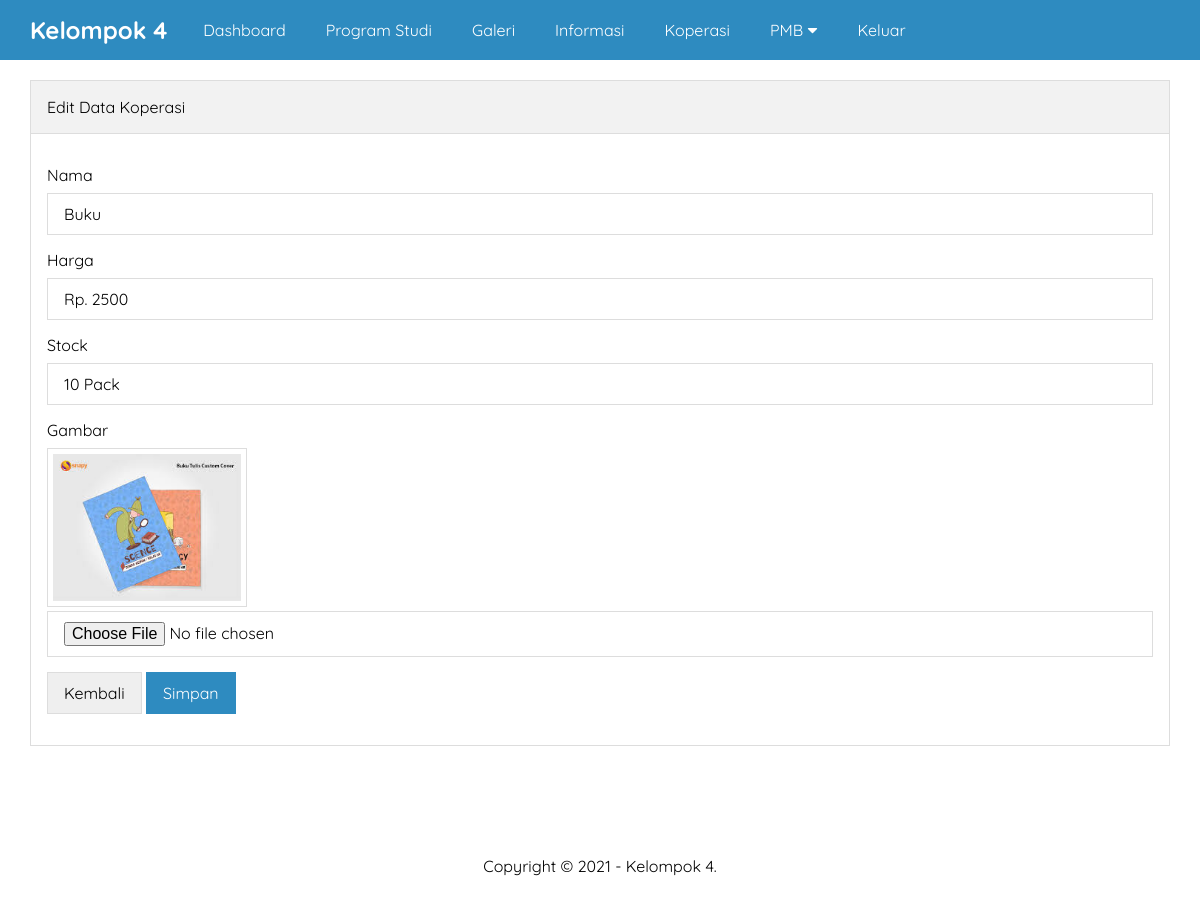
/admin/edit-koperasi.php?id=6, run on the app's committed database.
### tables this page shows
CREATE TABLE `koperasi` (
  `id` int(50) NOT NULL,
  `nama` varchar(225) NOT NULL,
  `harga` varchar(225) NOT NULL,
  `stok` varchar(225) NOT NULL,
  `gambar` varchar(50) NOT NULL,
  `created_at` timestamp NOT NULL DEFAULT current_timestamp(),
  `updated_at` datetime DEFAULT NULL
);

### admin/edit-koperasi.php (the view, shortened to what this page needs)
<?php include 'header.php' ?>
<?php
	$koperasi 	= mysqli_query($conn, "SELECT * FROM koperasi WHERE id = '".$_GET['id']."' ");
	$p 			= mysqli_fetch_object($koperasi);
?>
		<div class="content">
			<div class="container">
				<div class="box">
					<div class="box-header">
						Edit Data Koperasi
					</div>
					<div class="box-body">
						<form action="" method="POST" enctype="multipart/form-data">
							<div class="form-group">
								<label>Nama</label>
								<input type="text" name="nama" placeholder="Nama Alat" value="<?= $p->nama ?>" class="input-control" required>
							</div>
							<div class="form-group">
								<label>Harga</label>
								<input type="text" name="harga" placeholder="Harga Alat" value="<?= $p->harga ?>"
								class="input-control" required>
							</div>
							<div class="form-group">
								<label>Stock</label>
								<input type="text" name="stok" placeholder="Stok Alat" value="<?= $p->stok ?>"
								class="input-control" required>
							</div>
							<div class="form-group">
								<label>Gambar</label>
								<img src="../uploads/koperasi/<?= $p->gambar ?>" width="200px" class="image">
								<input type="file" name="gambar" class="input-control">
							</div>
							<button type="button" class="btn" onclick="window.location = 'koperasi.php'">Kembali</button>
							<input type="submit" name="submit" value="Simpan" class="btn btn-blue">
						</form>
					</div>
				</div>
			</div>
		</div>
<?php include 'footer.php' ?>

### assets/css/style.css (style rules this page uses)
* { margin:0; padding:0; font-family: 'Quicksand', sans-serif; box-sizing: border-box; }
.container { width: 1140px; margin:0 auto; }
.container::after { content: ""; display: block; clear: both; }
.bg-light { background-color: #fff; }
.box { border:1px solid #ddd; background-color: #fff; }
.box-header { padding:16px; border-bottom:1px solid #ddd; background-color: #f2f2f2; }
.box-body { padding:16px; }
form { margin:15px 0; }
.form-group { margin-bottom: 15px; }
.form-group label { display: block; margin-bottom: 8px; }
.form-group .input-control { padding:10px 16px; width: 100%; font-size: 16px; border:1px solid #ddd; }
.btn { border:1px solid #ddd; padding:10px 16px; font-size: 16px; }
.btn-blue { background-color: #2E8BC0; color: #fff; border:1px solid #2E8BC0; }
.content { padding:80px 0 30px 0; }
.image { border:1px solid #ddd; padding:5px; }

### data on the page
koperasi: nama "Buku", harga "Rp. 2500", stok "10 Pack", gambar (picture)
